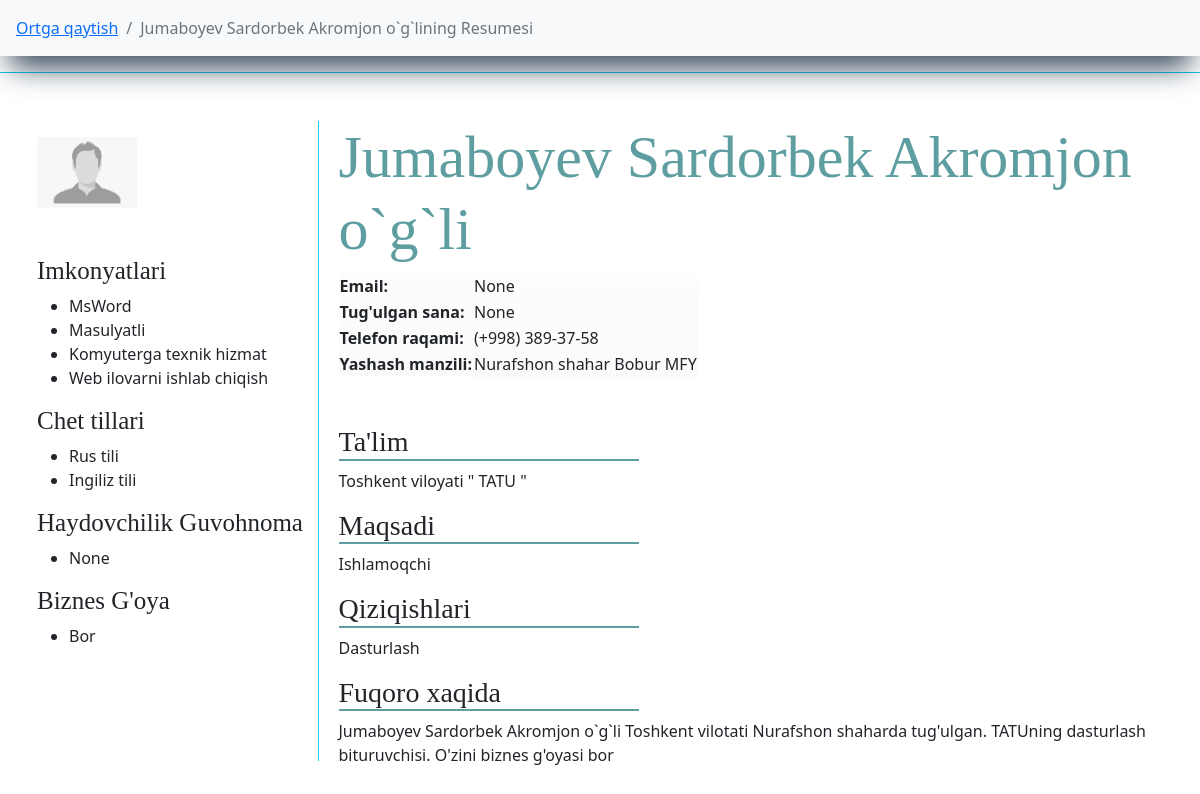
/bitiruvchilar/tuman/universitet/bitiruvchi/33/ (signed in), run on the app's committed database.
### main/models.py (models this page shows, shortened)
class Bitiruvchi(models.Model):
    f_name = models.CharField(max_length=l, verbose_name="F.I.Sh")
    img  = models.ImageField(default='default/default.png', upload_to='bitiruvchilar-foto/', verbose_name="Rasm")
    t_sana = models.DateField(verbose_name="Tug'ulgan sana", null=True, blank=True)
    jins = models.CharField(max_length=l, choices=jins, verbose_name="Jinsi", default="o'g'il bola")
    tuman = models.ForeignKey(TumanVaShahar, on_delete=models.CASCADE, verbose_name="Yashaydigan tuman(shahar)")
    mahalla = models.ForeignKey(Mahalla, on_delete=models.CASCADE, verbose_name="Mahalla Nomi")
    uy = models.CharField(max_length=l, null=True, blank=True, verbose_name="Ko'cha nomi 45uy")
    phone = models.CharField(max_length=9, verbose_name="Telefon raqam (+998) ", null=True, blank=True)
    email = models.EmailField(max_length=l, verbose_name="E-Pochta", null=True, blank=True)
    imkonyat = models.ManyToManyField(Imkonyat, related_name="abilty", verbose_name="Kompyuter bilimi")
    qiziqish = models.ForeignKey(Qiziqish, related_name="interest", on_delete=models.CASCADE, verbose_name="Qiziqish")
    sport = models.ManyToManyField(Sport, related_name="sport", verbose_name="Qiziqadigan sport turi")
    chettili = models.ManyToManyField(ChetTili, related_name="f_lang")
    idea = models.CharField(verbose_name="Biznes g'oya", max_length=l, choices=yesNo, default="Yoq")
    short_f = models.CharField(max_length=10000, verbose_name="Bizness g'oya haqqida qisqacha (agar bor bo'lsa)", null=True, blank=True)
    add_time = models.DateTimeField(auto_now_add=True)
    def __str__(self):
        return self.f_name

class AutoTime(models.Model):
    name = models.CharField(max_length=l, verbose_name="Nomi")
    add_time = models.DateTimeField(auto_now_add=True)
    def __str__(self):
        return self.name

class Imkonyat(AutoTime):
    def __str__(self):
        return super().__str__()

class AutoTime(models.Model):
    name = models.CharField(max_length=l, verbose_name="Nomi")
    add_time = models.DateTimeField(auto_now_add=True)
    def __str__(self):
        return self.name

class ChetTili(AutoTime):
    def __str__(self):
        return super().__str__()

class UniversitetBitiruvchisi(Bitiruvchi):
    maqsad = models.CharField(max_length=l, choices=aim, default="Ishlamoqchi", verbose_name="Maqsadi")
    universiteT = models.CharField(max_length=l, null=True, blank=True, verbose_name="Bitirayotgan OTM",)
    stu_way = models.CharField(max_length=l, null=True, blank=True, verbose_name="Mutaxasislik")
    universitet = models.ForeignKey(Universitet, on_delete=models.CASCADE, verbose_name="Bitirayotgan OTM", null=True, blank=True)
    guvohnoma = models.ForeignKey(DriverLicense, on_delete=models.SET_NULL, null=True, blank=True, verbose_name="Haydovchilik Guvohnomasi")
    def __str__(self):
        return super().__str__()

class TumanVaShahar(AutoTime):
    status = models.CharField(max_length=l, choices=t_sh, default="shaxar")
    def __str__(self):
        return f"{super().name} {self.status}"

### main/views.py (the view)
# urls.py: path("tuman/universitet/bitiruvchi/<pk>/", ResumeUniversitet, name="RU"),
def ResumeUniversitet(request, pk):
    univer_b = UniversitetBitiruvchisi.objects.get(pk=pk)
    return render(request, 'cv/resume_univer.html', {
        'object': univer_b,
    })

### main/custom_context_processor.py (called while the page is built)
def data_avalible(request):
    all_tumanlar = TumanVaShahar.objects.all().order_by('name')
    context = {
        'all_tumanlar':all_tumanlar,
    }
    return context

### main/models.py (called while the page is built)
    def __str__(self):
        return f"{super().__str__()} MFY"

    def __str__(self):
        return super().__str__()

### templates/cv/resume_univer.html (shortened to what this page needs)
{% extends "main.html" %}
{% block content %}
<nav aria-label="breadcrumb" class="sticky-top bg-light">
    <ol class="breadcrumb p-3">
      <li class="breadcrumb-item"><a href="{% url 'UB' pk=object.universitet.pk %}">Ortga qaytish</a></li>
      <li class="breadcrumb-item active" aria-current="page">{{ object }}ning Resumesi</li>
    </ol>
</nav>
 <div class="row">
     <div class="col-xxl-5 m-auto p-5 border border-info">
         <div class="img-name">
             <div class="img border-end border-info pt-3">
                 <img src="{{ object.img.url }}" width="100" alt="">
                 <div class="imkonyat">
                        <h3>Imkonyatlari</h3>
                        <ul>
                            {% for i in object.imkonyat.all %}
                                <li>{{ i }}</li>
                            {% endfor %}
                        </ul>
                        <h3>Chet tillari</h3>
                        <ul>
                            {% for i in object.chettili.all %}
                                <li>{{ i }}</li>
                            {% endfor %}
                        </ul>
                        <h3>Haydovchilik Guvohnoma</h3>
                        <ul>
                            <li>{{ object.guvohnoma }}</li>
                        </ul>
                        <h3>Biznes G'oya</h3>
                        <ul>
                            <li>{{ object.idea }}</li>
                        </ul>
                 </div>
             </div>
             <div class="name">
                 <div class="user-name">
                     <h1 class="ism">{{ object.f_name }}</h1>
                 </div>
                 <div class="data">
                     <table>
                         <tr>
                             <th>Email: </th>
                             <td>{{ object.email }}</td>
                         </tr>
                         <tr>
                             <th>Tug'ulgan sana: </th>
                             <td>{{ object.t_sana }}</td>
                         </tr>
                         <tr>
                             <th>Telefon raqami:</th>
                             <td>(+998) {{ object.phone }}</td>
                         </tr>
                         <tr>
                             <th>Yashash manzili: </th>
                             <td>{{ object.tuman }} {{ object.mahalla }}</td>
                         </tr>
                     </table>
                     <div class="info-data">
                        <h3 class="">
                            Ta'lim
                        </h3>
                        <p>
                            Toshkent viloyati " {{ object.universiteT }} "
                        </p>
                        <h3>Maqsadi</h3>
                        <p>
                            {{ object.maqsad }}
                        </p>
                        <h3>Qiziqishlari</h3>
                        <p>
                            {{ object.qiziqish }}
                        </p>
                         <h3>Fuqoro xaqida</h3>
                         <p>
                            {{ object.f_name }} Toshkent vilotati {{ object.tuman }}da tug'ulgan.
                            {{ object.universiteT }}ning {{ object.stu_way }} bituruvchisi.
                            {% if object.idea == 'Bor' %}
                                O'zini biznes g'oyasi bor
                            {% endif %}
                         </p>
                     </div>
                 </div>
             </div>
         </div>
     </div>
 </div>
{% endblock %}

### static/css/style.css (style rules this page uses)
body { overflow-x: hidden; }
h1 { font-weight: 500 !important; }
nav { box-shadow: rgb(38, 57, 77) 0px 20px 30px -10px; }
a { text-decoration: none; }
.img-name { width: 100%; display: inline-flex; justify-content: space-between; }
.img { width: 25%; height: 80vh; }
.name { width: 75%; padding-left: 20px; }
.ism { font-size: 60px; color: cadetblue; font-family: fantasy; }
.info-data h3 { width: 300px; font-family: serif; border-bottom: 2px solid cadetblue; }
.imkonyat h3 { font-size: 25px; font-family: serif; }

### data on the page
Bitiruvchi: f_name "Jumaboyev Sardorbek Akromjon o`g`li", img (placeholder picture), idea "Bor", email "None", t_sana "None", phone "389-37-58", tuman "Nurafshon shahar", mahalla "Bobur MFY", qiziqish "Dasturlash"
Imkonyat: name "MsWord"
Imkonyat: name "Masulyatli"
Imkonyat: name "Komyuterga texnik hizmat"
Imkonyat: name "Web ilovarni ishlab chiqish"
ChetTili: name "Rus tili"
ChetTili: name "Ingiliz tili"
UniversitetBitiruvchisi: guvohnoma "None", universiteT "TATU", maqsad "Ishlamoqchi", stu_way "dasturlash"
